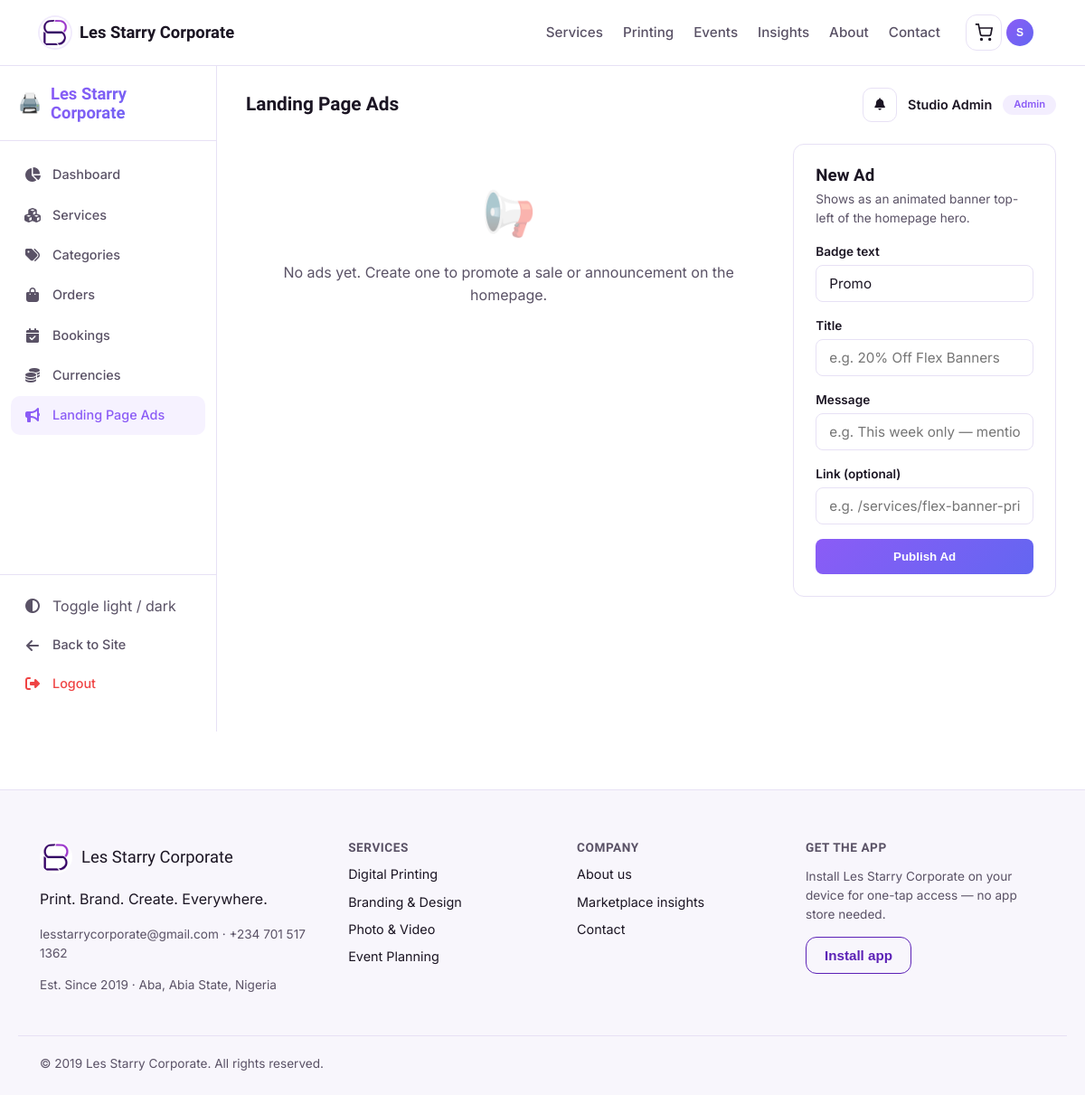
Page /admin/ads (signed in) on the earlier database version.
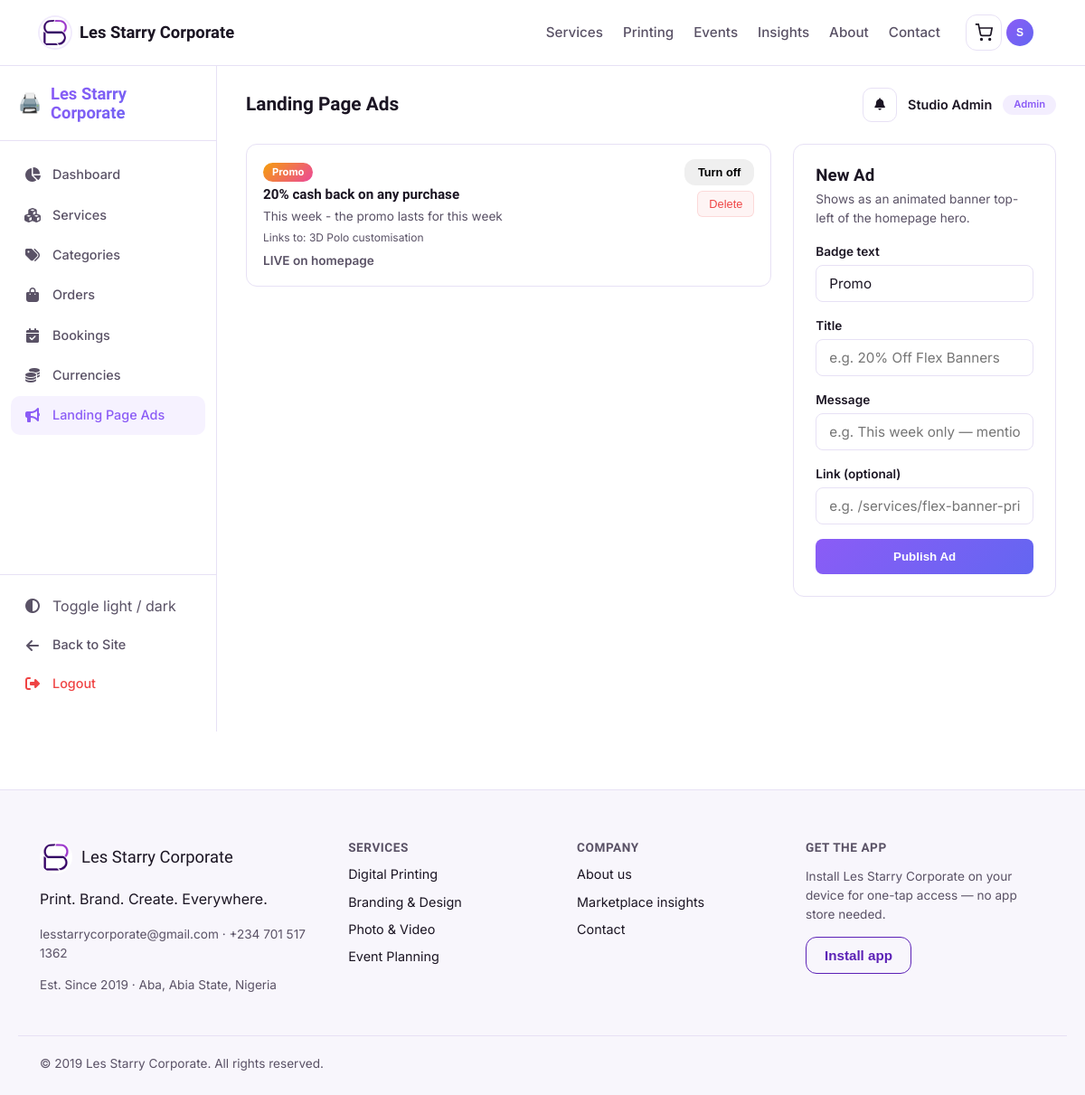
Same page on the later database version.
### app/models.py (models this page shows, shortened)
class Ad(db.Model):
    __tablename__ = "ads"
    id = db.Column(db.Integer, primary_key=True)
    title = db.Column(db.String(120), nullable=False)
    message = db.Column(db.String(255), nullable=False)
    link_url = db.Column(db.String(255), nullable=True)
    badge_text = db.Column(db.String(40), default="Promo")
    is_active = db.Column(db.Boolean, default=True)
    starts_at = db.Column(db.DateTime, nullable=True)
    ends_at = db.Column(db.DateTime, nullable=True)
    display_order = db.Column(db.Integer, default=0)
    created_at = db.Column(db.DateTime, default=datetime.utcnow)
    @property
    def is_currently_live(self):
        if not self.is_active:
            return False
        now = datetime.utcnow()
        if self.starts_at and now < self.starts_at:
            return False
        if self.ends_at and now > self.ends_at:
            return False
        return True

### app/blueprints/admin/routes.py (the view, shortened to what this page needs)
@admin_bp.route("/ads", methods=["GET", "POST"])
@admin_required
def ads():
    all_ads = Ad.query.order_by(Ad.display_order.asc(), Ad.created_at.desc()).all()
    return render_template("admin/ads.html", ads=all_ads)

### app/blueprints/admin/routes.py (called while the page is built)
def admin_required(view_func):
    @wraps(view_func)
    def wrapped(*args, **kwargs):
        if not current_user.is_authenticated:
            flash("Please log in to access the admin area.", "info")
            return redirect(url_for("auth.login", next=request.path))
        if not current_user.is_admin:
            abort(403)
        return view_func(*args, **kwargs)
    return wrapped

@admin_bp.context_processor
def inject_unread_notifications():
    if current_user.is_authenticated and getattr(current_user, "is_admin", False):
        try:
            count = Notification.query.filter_by(user_id=current_user.id, is_read=False).count()
        except Exception:
            count = 0
        return {"admin_unread_notifications": count}
    return {"admin_unread_notifications": 0}

### app/templates/admin/ads.html (shortened to what this page needs)
{% extends "admin/_layout.html" %}
{% block admin_title %}Landing Page Ads{% endblock %}
{% block admin_content %}
<div class="admin-two-col">
  <div>
    {% for ad in ads %}
    <div class="ad-card">
      <div>
        <span class="ad-badge">{{ ad.badge_text }}</span>
        <h4>{{ ad.title }}</h4>
        <p>{{ ad.message }}</p>
        {% if ad.link_url %}<p class="muted" style="font-size:0.75rem; margin-top:4px;">Links to: {{ ad.link_url }}</p>{% endif %}
        <p class="{{ 'status-live' if ad.is_currently_live else 'status-off' }}" style="margin-top:6px;">
          {{ 'LIVE on homepage' if ad.is_currently_live else ('Inactive' if not ad.is_active else 'Scheduled / expired') }}
        </p>
      </div>
      <div class="ad-actions">
        <form method="post" action="{{ url_for('admin.toggle_ad', ad_id=ad.id) }}">
          <button type="submit" class="btn btn-secondary" style="padding:6px 14px; font-size:0.8rem;">{{ 'Turn off' if ad.is_active else 'Turn on' }}</button>
        </form>
        <form method="post" action="{{ url_for('admin.delete_ad', ad_id=ad.id) }}" onsubmit="return confirm('Delete this ad?');">
          <button type="submit" class="btn-delete" style="padding:6px 12px; font-size:0.8rem; color:#ef4444; background:rgba(239,68,68,0.06); border:1px solid rgba(239,68,68,0.15); border-radius:6px; cursor:pointer;">Delete</button>
        </form>
      </div>
    </div>
    {% else %}
    <div class="empty-state" style="text-align:center; padding: 40px 20px;">
      <div style="font-size:3rem; opacity:0.4;">📢</div>
      <p class="muted">No ads yet. Create one to promote a sale or announcement on the homepage.</p>
    </div>
    {% endfor %}
  </div>
  <div class="admin-panel">
    <h3 style="margin:0 0 4px;">New Ad</h3>
    <p class="muted" style="font-size:0.85rem; margin:0 0 16px;">Shows as an animated banner top-left of the homepage hero.</p>
    <form method="post">
      <div class="form-group">
        <label>Badge text</label>
        <input class="form-control" type="text" name="badge_text" value="Promo" maxlength="40">
      </div>
      <div class="form-group">
        <label>Title</label>
        <input class="form-control" type="text" name="title" placeholder="e.g. 20% Off Flex Banners" required>
      </div>
      <div class="form-group">
        <label>Message</label>
        <input class="form-control" type="text" name="message" placeholder="e.g. This week only — mention this ad in-store." required>
      </div>
      <div class="form-group">
        <label>Link (optional)</label>
        <input class="form-control" type="text" name="link_url" placeholder="e.g. /services/flex-banner-printing">
      </div>
      <button type="submit" class="btn-submit">Publish Ad</button>
    </form>
  </div>
</div>
{% endblock %}

Differences in the rows shown:
added Ad: badge_text "Promo", title "20% cash back on any purchase", message "This week - the promo lasts for this week", link_url "3D Polo customisation", is_active+starts_at+ends_at "LIVE on homepage", is_active "Turn off"
Other differences:
text no longer shown: "📢 No ads yet. Create one to promote a sale or announcement on the homepage."
